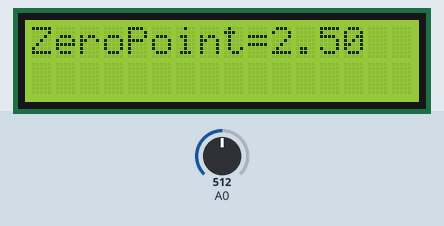
Bench run of a sketch on a simulated Arduino Uno, built with avr-gcc and run on an emulated ATmega328P. On the bench: 16×2 character LCD. The inputs (shaded band) are chosen by the test bench; at power-on: A0 = 512. What the sketch prints to the serial monitor is not drawn.

Above: at 2.4 s.
At 6.1 s:
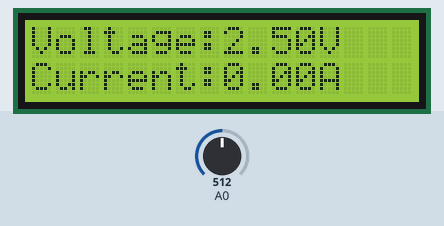
6.2 s: A0 set to 716
At 8.6 s:
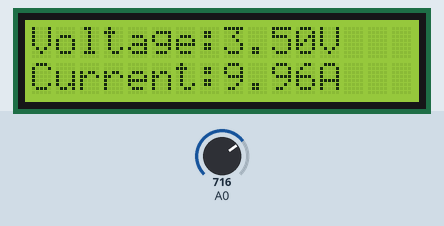
9.1 s: A0 set to 900
At 10.1 s:
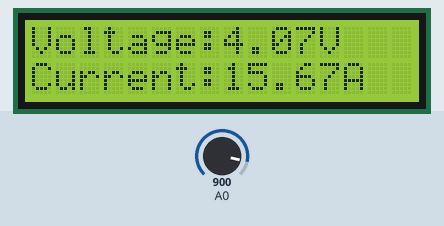
12.1 s: A0 set to 1010
At 15.6 s:
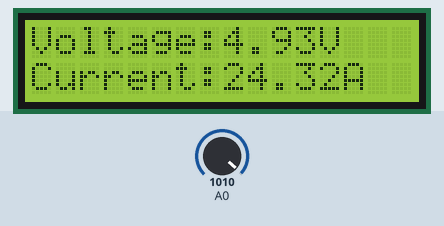
Timing chart, 0 to 17.1 s (numbered marks = the images above; inputs shaded):
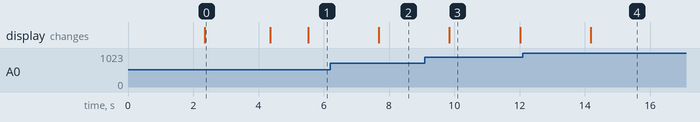

The sketch:

SMEPRJ_CSWLCDSREADING.ino
```cpp
#include <Wire.h>
#include <LiquidCrystal_I2C.h>

LiquidCrystal_I2C lcd(0x27, 16, 2);

double Voltage = 0;
double Current = 0;
double ZeroPoint = 2.5; // will be calibrated at startup

void setup() {
  Serial.begin(9600);
  lcd.begin();
  lcd.backlight();
  lcd.setCursor(0, 0);
  lcd.print("Calibrating...");

  // Auto-calibration (average over 2000 samples)
  double sum = 0;
  for (int i = 0; i < 2000; i++) {
    sum += (5.0 / 1024.0) * analogRead(A0);
    delay(1);
  }
  ZeroPoint = sum / 2000.0;

  lcd.clear();
  lcd.setCursor(0, 0);
  lcd.print("ZeroPoint=");
  lcd.print(ZeroPoint, 2); // show calibrated offset
  delay(2000);
  lcd.clear();
}

void loop() {
  Voltage = 0;

  // Take 1000 samples for precision
  for (int i = 0; i < 1000; i++) {
    Voltage += (5.0 / 1024.0) * analogRead(A0);
    delay(1);
  }
  Voltage = Voltage / 1000.0;

  // Calculate current using calibrated ZeroPoint
  // Change 0.100 for 20A sensor, 0.185 for 5A, 0.066 for 30A
  Current = (Voltage - ZeroPoint) / 0.100;

  // Print to Serial
  Serial.print("Voltage Sensed (V) = ");
  Serial.print(Voltage, 2);
  Serial.print("\t Current (A) = ");
  Serial.println(Current, 2);

  // Print to LCD
  lcd.clear();
  lcd.setCursor(0, 0);
  lcd.print("Voltage:");
  lcd.print(Voltage, 2);
  lcd.print("V");

  lcd.setCursor(0, 1);
  lcd.print("Current:");
  lcd.print(Current, 2);
  lcd.print("A");

  delay(1000);
}
```

Measured:
- after the input at 6.2 s, the display: changes after 1.5 s (image 2)
- after the input at 9.1 s, the display: changes after 0.75 s (image 3)
- after the input at 12.1 s, the display: changes after 2.1 s (image 4)
- what the display in image 0 shows lasts 2.0 s, from 2.4 s to 4.4 s
- what the display in image 3 shows lasts 2.1 s, from 9.9 s to 12.0 s
